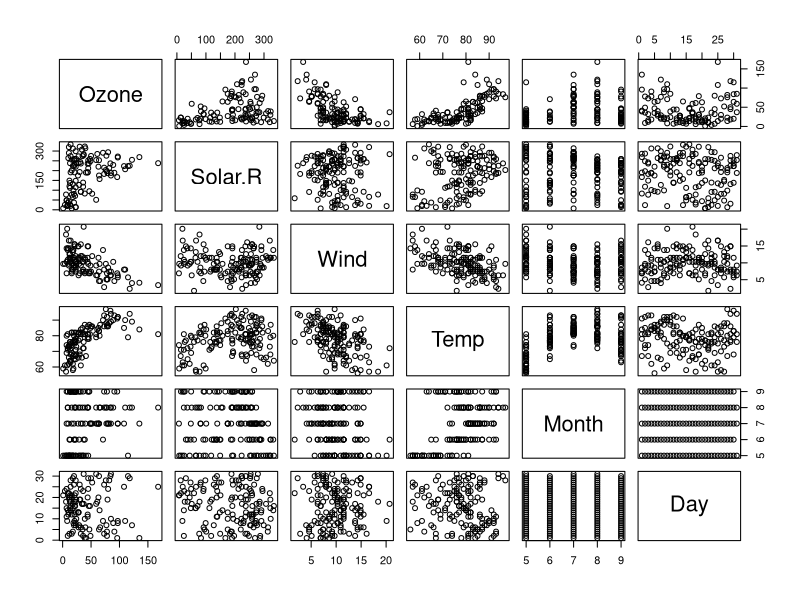
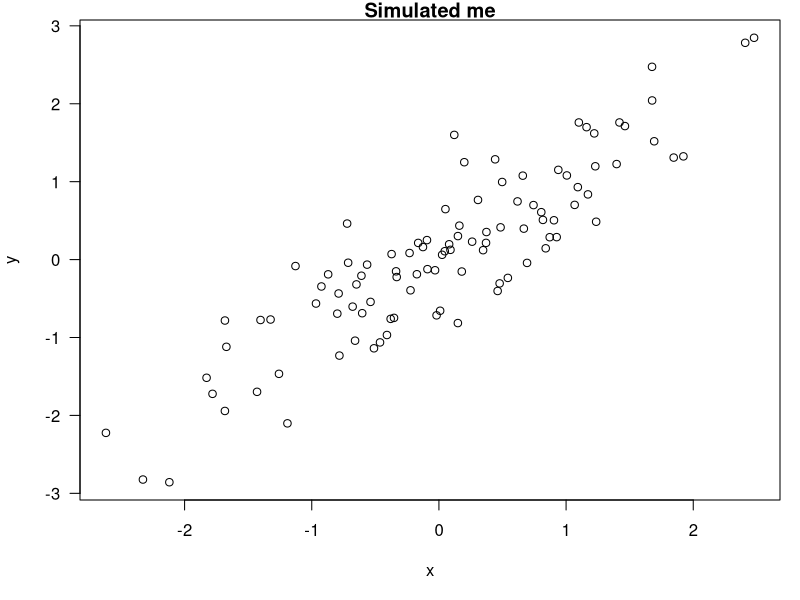
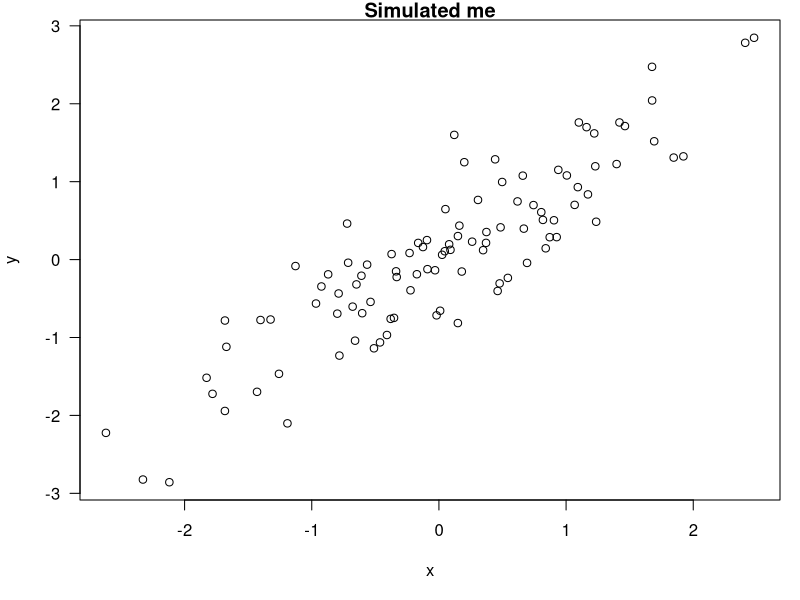

Source code (R) for these figures, in order:
## ---- chunk 1
library(datasets)
data(airquality)
summary(airquality)
## ---- chunk 2
pairs(airquality)
## ---- chunk 3
library(stats)
fit<-lm(Ozone~Wind+Solar.R+Temp,data=airquality)
summary(fit)
## ---- chunk 4
time <- format(Sys.time(),"%a %b %d %X %Y")
rand <-rnorm(1)
## ---- chunk 5
x<-rnorm(100)
y<-x+rnorm(100,sd=0.5)
## ---- chunk 6
par(mar = c(5,4,1,1),las=1)
plot(x,y,main = "Simulated me")
## ---- chunk 7
par(mar = c(5,4,1,1),las=1)
plot(x,y,main = "Simulated me")
## ---- chunk 8
library(xtable)
xt<-xtable(summary(fit))
print(xt,type="html")
